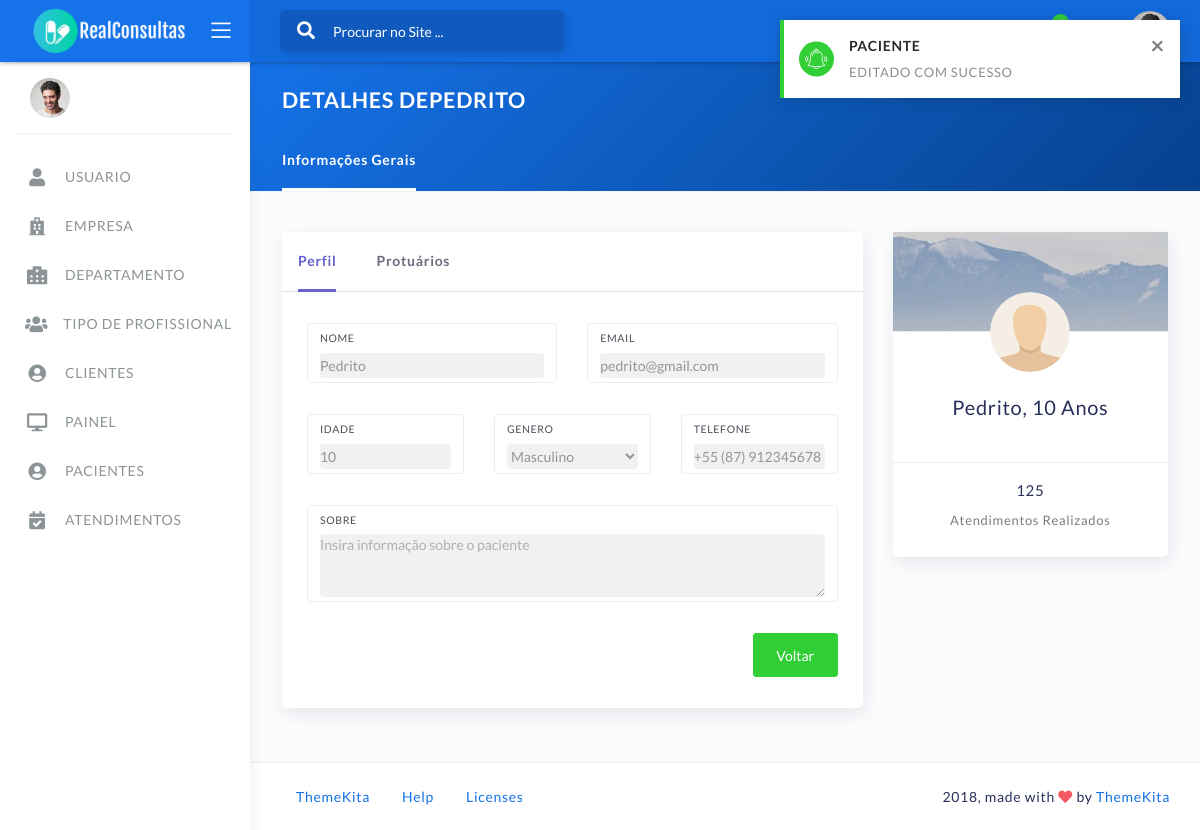
/profissional/app/meus_pacientes/detalhe/2 (signed in), run on the app's committed database.
### core/modulos/paciente/paciente.py (models this page shows, shortened)
class PacienteDepartamentoProfissional(Timestampable):
    paciente = models.ForeignKey(Paciente, on_delete=models.PROTECT)
    departamentoProfissional = models.ForeignKey(DepartamentoProfissional, on_delete=models.PROTECT)

class Paciente(Timestampable):
    class Meta:
        verbose_name = 'PACIENTE'
        verbose_name_plural = 'PACIENTES'
    departamento = models.ForeignKey(Departamento, on_delete=models.PROTECT)
    nome = models.CharField('Nome', max_length=255)
    email = models.CharField('Email', max_length=255)
    idade = models.IntegerField('Idade',default=10)
    telefone = models.CharField('Telefone', max_length=40, default='(87) 912345678')
    genero = models.IntegerField('Genero', default=1)
    endereco = models.CharField('Endereço', max_length=255,blank=True, null=True)
    sobre = models.CharField('Sobre', max_length=255,blank=True,default='')
    cliente_app = models.CharField('Cliente App', max_length=255, default=None, blank=True)

### profissional/modulos/meus_pacientes/views_meus_pacientes.py (the view)
class MeusPacientesDetalheView(MyDetalheViewMeusPacientes):
    template_name = 'meus_pacientes/templates/detalhe_view_meus_pacientes.html'
    def get_context_data(self, **kwargs):
        context = super().get_context_data(**kwargs)
        prontuarios = Prontuario.objects.filter(departamento_profissional_paciente__paciente=self.object.pk)
        context['prontuarios'] = prontuarios
        return context
    @method_decorator(permission_required(['global_permissions.ver_meus_pacientes'], raise_exception=True))
    def dispatch(self, *args, **kwargs):
        return super(MeusPacientesDetalheView, self).dispatch(*args, **kwargs)

### core/modulos/prontuario/prontuario.py (called while the page is built)
    @property
    def getNamePaciente(self):
        return '{0}'.format(self.departamento_profissional_paciente.paciente.nome)

    @property
    def getListAtributes(self):
        atributos = ['getNamePaciente', 'observacao']
        inter_lista = []
        for row in atributos:
            field_value = getattr(self, row, None)
            inter_lista.append(field_value)
        return inter_lista

### core/util/util_manager.py (called while the page is built)
    def get_context_data(self, **kwargs):
        context = super().get_context_data(**kwargs)
        context['labels'] = LabesProperty
        context['NAME_MODEL'] = self.NAME_MODEL
        context['NAME_MODEL_PLURAL'] = self.NAME_MODEL_PLURAL
        context['PAGE_CREATE_VIEW'] = self.PAGE_CREATE_VIEW
        context['PAGE_UPDATE_VIEW'] = self.PAGE_UPDATE_VIEW
        context['SAVE_MODEL'] = None
        save_model = self.request.session.pop('save_model', None)
        if save_model:
            context['SAVE_MODEL'] = True
        edit_model = self.request.session.pop('update_model', None)
        if edit_model:
            context['SAVE_MODEL'] = False
        return context

### profissional/modulos/meus_pacientes/templates/detalhe_view_meus_pacientes.html (shortened to what this page needs)
{% extends 'core/base/datalhe_view_base.html' %}
{% load static %}
{% block header %}
    {% if pacientedepartamentoprofissional %}
        <div class="panel-header bg-primary-gradient">
            <div class="page-inner border-bottom pb-0 mb-3">
                <div class="d-flex align-items-left flex-column">
                    <h2 class="pb-2 fw-bold text-white text-uppercase">DETALHES DE{{ pacientedepartamentoprofissional.paciente.nome }}</h2>
                    <div class="nav-scroller d-flex">
                        <div class="nav nav-line nav-color-light d-flex align-items-center justify-contents-center">
                            <a class="nav-link active" href="{% url 'profissional:modulo:meus_pacientes:detalhe_view' pacientedepartamentoprofissional.paciente.pk %}">Informações Gerais</a>
                        </div>
                    </div>
                </div>
            </div>
        </div>
    {% endif %}
{% endblock %}
{% block li-tab1 %}<li class="nav-item submenu"> <a class="nav-link active show" id="pills-perfil-tab-nobd" data-toggle="pill" href="#pills-perfil-nobd" role="tab" aria-controls="pills-perfil-nobd" aria-selected="true">Perfil</a> </li> {% endblock %}
{% block li-tab2 %}<li class="nav-item submenu"> <a class="nav-link" id="pills-protuario-tab-nobd" data-toggle="pill" href="#pills-protuario-nobd" role="tab" aria-controls="pills-protuario-nobd" aria-selected="false">Protuários</a> </li>{% endblock %}
{% block tab1 %}
    <div class="tab-pane fade active show" id="pills-perfil-nobd" role="tabpanel" aria-labelledby="pills-perfil-tab-nobd">
        <div class="row mt-3">
            <div class="col-md-6">
                <div class="form-group form-group-default">
                    <label>Nome</label>
                    <input type="text" readonly class="form-control" name="name" placeholder="Name" value="{{ pacientedepartamentoprofissional.paciente.nome}}">
                </div>
            </div>
            <div class="col-md-6">
                <div class="form-group form-group-default">
                    <label>Email</label>
                    <input type="email" readonly class="form-control" name="email" placeholder="Name" value="{{ pacientedepartamentoprofissional.paciente.email}}">
                </div>
            </div>
        </div>
        <div class="row mt-3">
            <div class="col-md-4">
                <div class="form-group form-group-default">
                    <label>idade</label>
                    <input type="text" readonly class="form-control" value="{{ pacientedepartamentoprofissional.paciente.idade}}" placeholder="Idade">
                </div>
            </div>
            <div class="col-md-4">
                <div class="form-group form-group-default">
                    <label>Genero</label>
                    <select readonly class="form-control" id="genero">
                        {% if pacientedepartamentoprofissional.paciente.genero == 1 %}<option value="1">Masculino</option>{% endif %}
                    </select>
                </div>
            </div>
            <div class="col-md-4">
                <div class="form-group form-group-default">
                    <label>Telefone</label>
                    <input type="text" class="form-control" readonly value="+55 {{ pacientedepartamentoprofissional.paciente.telefone }}" name="phone" placeholder="Telefone">
                </div>
            </div>
        </div>
        <div class="row mt-3 mb-1">
            <div class="col-md-12">
                <div class="form-group form-group-default">
                    <label>Sobre</label>
                    <textarea class="form-control" readonly name="about" placeholder="Insira informação sobre o paciente" rows="3">{{ pacientedepartamentoprofissional.paciente.sobre }}</textarea>
                </div>
            </div>
        </div>
        <div class="text-right mt-3 mb-3">
            <a href="{% url 'profissional:modulo:meus_pacientes:list_view' %}"><button class="btn btn-success">Voltar</button></a>
        </div>
    </div>
{% endblock %}
{% block content-lateral %}
    <div class="card card-profile">
        <div class="card-header" style="background-image: url('{% static 'core/base/assets/img/blogpost.jpg' %}')">
            <div class="profile-picture">
                <div class="avatar avatar-xl">
                    <img src="{% static 'core/base/assets/img/generic-user.png' %}" alt="..." class="avatar-img rounded-circle">
                </div>
            </div>
        </div>
        <div class="card-body">
            <div class="user-profile text-center">
                <div class="name">{{ pacientedepartamentoprofissional.paciente.nome }}{% if pacientedepartamentoprofissional.paciente.idade %}, {% endif %} {{ pacientedepartamentoprofissional.paciente.idade }} Anos</div>
            </div>
        </div>
        <div class="card-footer">
            <div class="row user-stats text-center">
                <div class="col">
                    <div class="number">125</div>
                    <div class="title">Atendimentos Realizados</div>
                </div>
            </div>
        </div>
    </div>
{% endblock %}

### core/static/core/commum/novo_estilo.css (style rules this page uses)
:root { --primary-color: #1572E8; --primary2-color: #1269DB; --primary2-color-sombra: #1a5abc; --border_color: #000000; }
.form-control { border-color: var(--border_color) }

### data on the page
PacienteDepartamentoProfissional: paciente.nome "PEDRITO", name "Pedrito", email "pedrito@gmail.com", paciente.idade "10", paciente.genero "Masculino", phone "+55 (87) 912345678", paciente.nome "Pedrito"

### other printed values
{{ labels.USUARIO }} "USUARIO"
{{ labels.EMPRESA }} "EMPRESA"
{{ labels.DEPARTAMENTO }} "DEPARTAMENTO"
{{ labels.TIPO_PROFISSIONAL }} "TIPO DE PROFISSIONAL"
{{ labels.CLIENTES }} "CLIENTES"
{{ labels.PAINEL }} "PAINEL"
{{ labels.PACIENTES }} "PACIENTES"
{{ labels.ATENDIMENTOS }} "ATENDIMENTOS"
